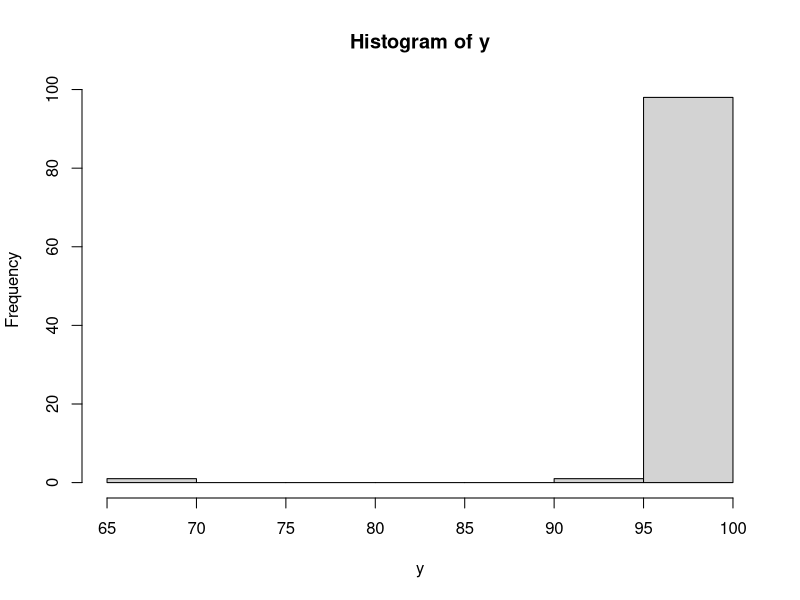
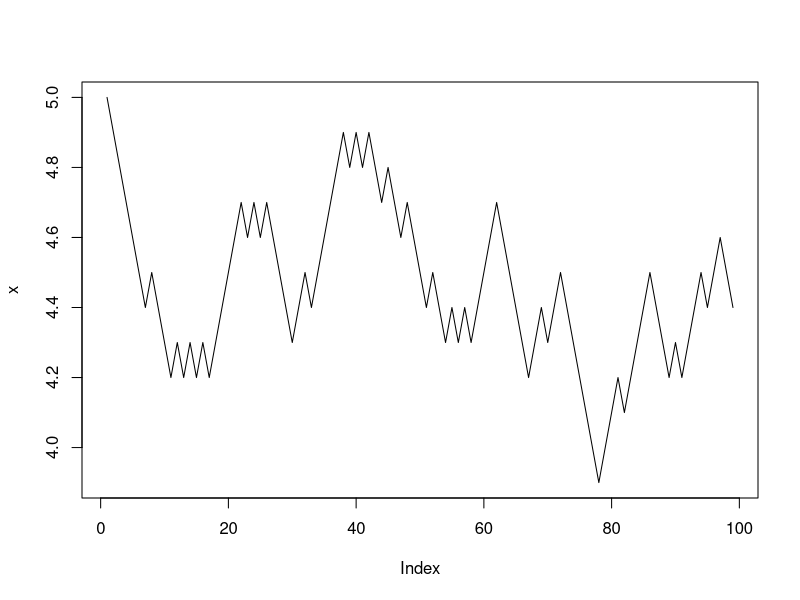
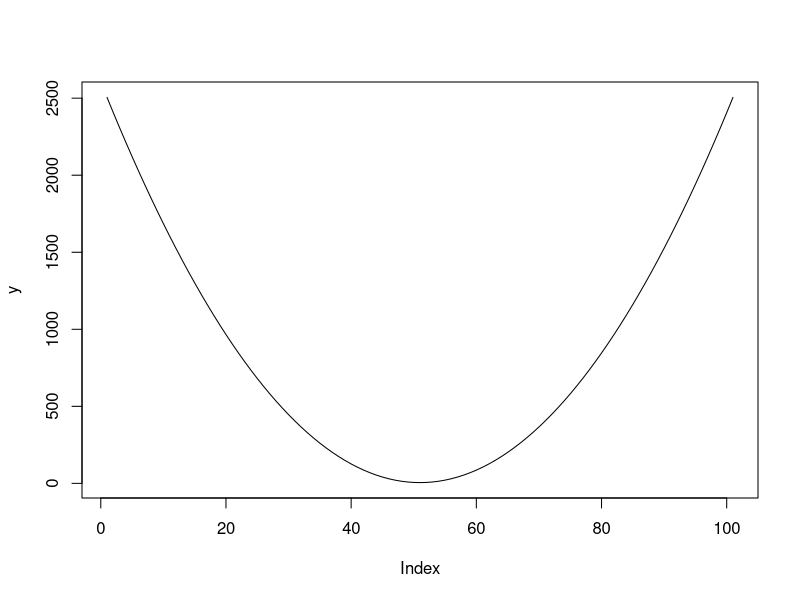
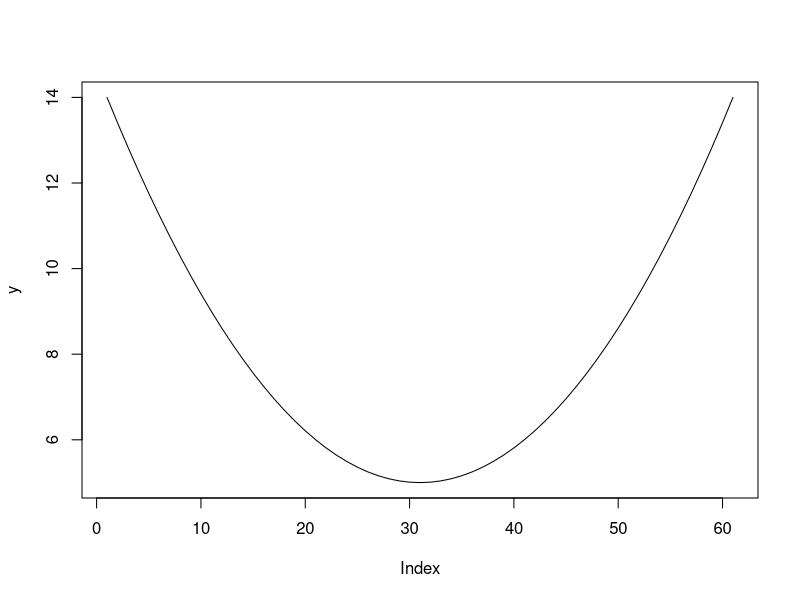

Write the R code that produced these figures, in order.
count <- 0
while(count<10){
  print(count)  
  count <- count + 1
}

for (i in 0:9){
  print(i)
}


i <- 0
while (TRUE && i<=10000){
  print(i)
  i <- i+1
}



z <- 5
contador <- 1
while ((z >= 3 && z <= 10) && contador < 100){
  print(z)
  moneda <- rbinom(1,1,0.5)
  if (moneda==1){
    z <- z+1
    
  }else{
    z <- z-1
  }
  contador <- contador + 1
}

print(contador)

z <- 5
contador <- 1
x <- c()
while ((z >= 3 && z <= 10) && contador < 100){
  x <- c(x , z)
  moneda <- rbinom(1,1,0.5)
  if (moneda==1){
    z <- z+1
    
  }else{
    z <- z-1
  }
  
  contador <- contador + 1
}
x
print(contador)


set.seed(1)
y <- c()
for (i in 1:100){
z <- 5
contador <- 1
x <- c()

while ((z >= 3 && z <= 10) && contador < 100){
  x <- c(x , z)
  
  moneda <- rbinom(1,1,0.5)
  if (moneda==1){
    z <- z + 0.1
    
  } else{
    z <- z - 0.1
    }
    contador <- contador + 1
  }
  y <- c(y , length(x))
}
y
hist(y)
plot(x, type ="l")
?plot


f <- c(-50:50)
for (i in -50:50){
  y <- (f^2) + 5
}
plot(y, type = "l")


x <- (-30:30)/10
y <- x^2 + 5
plot(y, type = "l")


for (i in 1:50){
  if (i <= 25){
            next 
  }
  if (i > 40){
          break
  }
  print(i)
}


suma2 <- function(x,y){
      x+y
}

suma2(1,5)

dump("suma2", file="suma2.R")


promedioCol <- function(x, quitarNA = TRUE){
  nc <- ncol(x)
  medias <- vector("numeric", nc)
  for (i in 1:nc){
    medias <- c(medias,mean(x[,i], na.rm = quitarNA))
  
  }
  medias
}

promedioCol(airquality)
?vector
?matrix


                      
                      
                      
                      
                      
                      
                      
                      
                      
                      
                      
                      
                      
                      
                      
                      
                      


